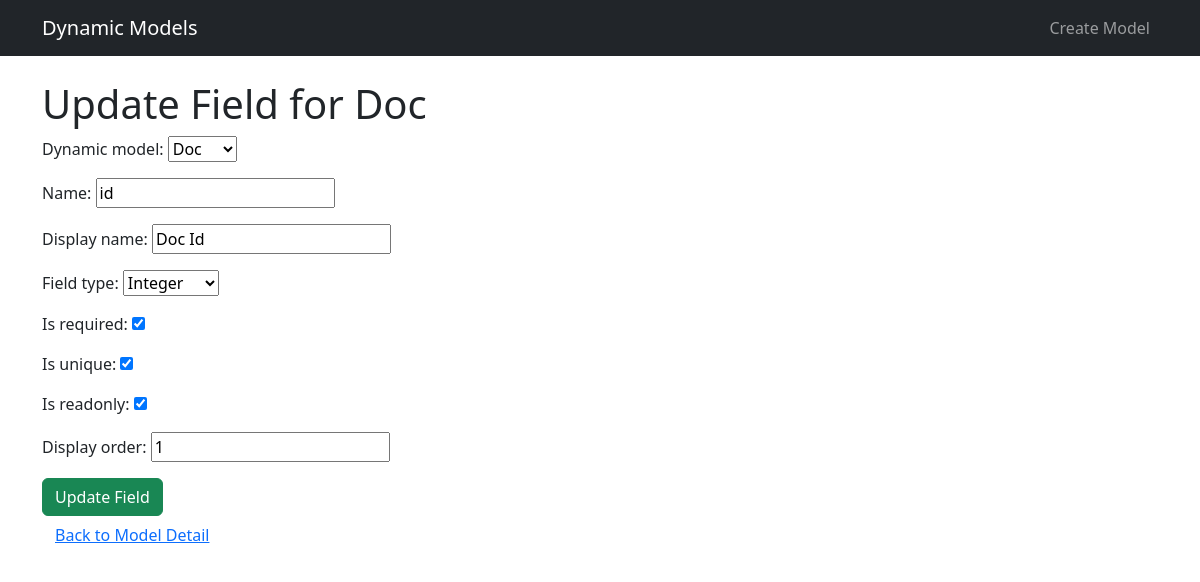
/fields/2/update/ (signed in), run on an earlier commit of the app's database.
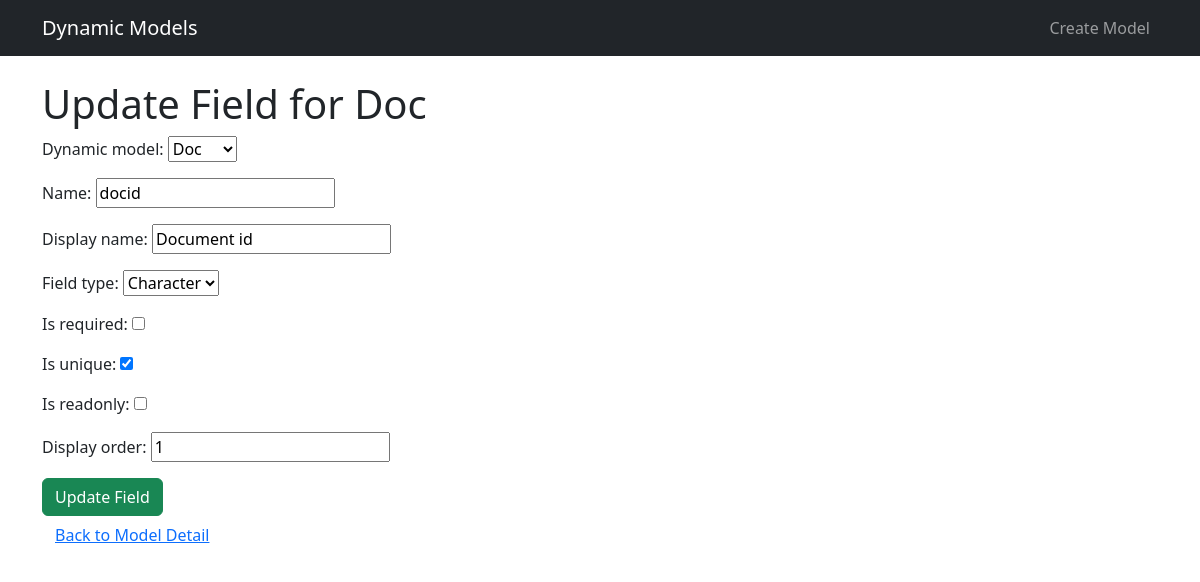
And on a later commit of the database.
### dynamic_app/models.py (models this page shows, shortened)
class DynamicModel(models.Model):
    name = models.CharField(max_length=100, unique=True)
    created_by = models.ForeignKey(User, on_delete=models.CASCADE)
    created_at = models.DateTimeField(auto_now_add=True)
    updated_at = models.DateTimeField(auto_now=True)
    def __str__(self):
        return self.name

class DynamicField(models.Model):
    FIELD_TYPES = [
        ('char', 'Character'),
        ('text', 'Text'),
        ('int', 'Integer'),
        ('decimal', 'Decimal'),
        ('bool', 'Boolean'),
        ('date', 'Date'),
        ('datetime', 'DateTime'),
        ('file', 'File'),
        ('choice', 'Choice'),
    ]
    dynamic_model = models.ForeignKey(DynamicModel, on_delete=models.CASCADE, related_name='fields')
    name = models.CharField(max_length=100)
    display_name = models.CharField(max_length=100)
    field_type = models.CharField(max_length=20, choices=FIELD_TYPES)
    is_required = models.BooleanField(default=False)
    is_unique = models.BooleanField(default=True)
    is_readonly = models.BooleanField(default=False)
    display_order = models.IntegerField(default=0)
    created_by = models.ForeignKey(User, on_delete=models.CASCADE)
    created_at = models.DateTimeField(auto_now_add=True)
    updated_at = models.DateTimeField(auto_now=True)
    class Meta:
        ordering = ['display_order']
        unique_together = ['dynamic_model', 'name']

### dynamic_app/views.py (the view)
# urls.py: path('fields/<int:pk>/update/', views.field_update, name='field_update'),
@login_required
def field_update(request, pk):
    field = get_object_or_404(DynamicField, pk=pk, dynamic_model__created_by=request.user)
    if request.method == 'POST':
        form = DynamicFieldForm(request.POST, instance=field)
        if form.is_valid():
            form.save()
            messages.success(request, 'Field updated successfully!')
            return redirect('model_detail', pk=field.dynamic_model.pk)
    else:
        form = DynamicFieldForm(instance=field)
    return render(request, 'dynamic_models/field_form.html', {
        'form': form,
        'field': field,
        'model': field.dynamic_model
    })

### dynamic_app/forms.py (shortened to what this page needs)
class DynamicFieldForm(forms.ModelForm):
    class Meta:
        model = DynamicField
        fields = [
            'dynamic_model', 'name', 'display_name', 'field_type',
            'is_required', 'is_unique', 'is_readonly', 'display_order'
        ]
    def __init__(self, *args, **kwargs):
        super().__init__(*args, **kwargs)
        self.fields['dynamic_model'].queryset = DynamicModel.objects.all()

### dynamic_app/templates/dynamic_models/field_form.html (shortened to what this page needs)
{% extends 'base_generic.html' %}
{% block content %}
  <h1>{% if field %}Update{% else %}Add{% endif %} Field for {{ model.name }}</h1>
  <form method="post">
    {{ form.as_p }}
    <button type="submit" class="btn btn-success">
      {% if field %}Update Field{% else %}Add Field{% endif %}
    </button>
  </form>
  <a href="{% url 'model_detail' model.pk %}" class="btn btn-link">Back to Model Detail</a>
{% endblock %}

What changed in the data, as far as the page shows it:
changed DynamicModel "Doc": name "id" → "docid"
changed DynamicField "Doc": display_name "Doc Id" → "Document id"; field_type "Integer" → "Character"; is_required "☑" → "☐"; is_readonly "☑" → "☐"
